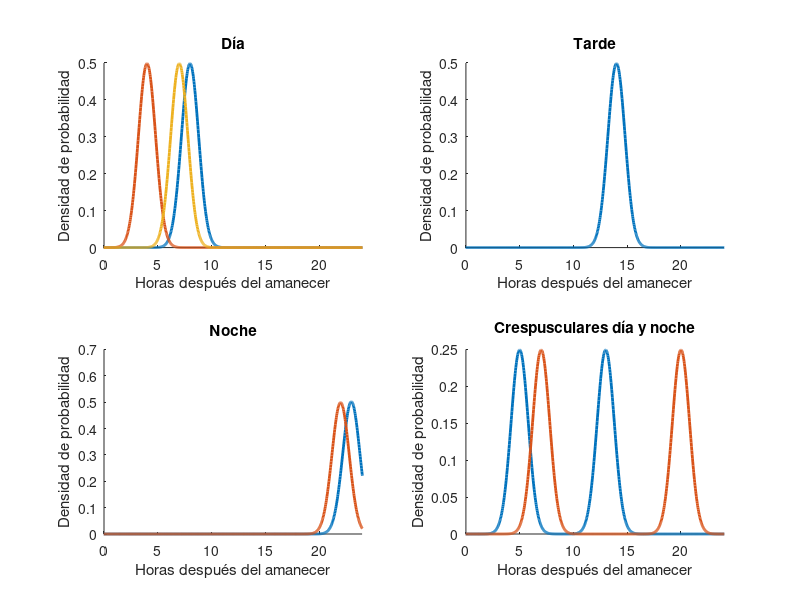
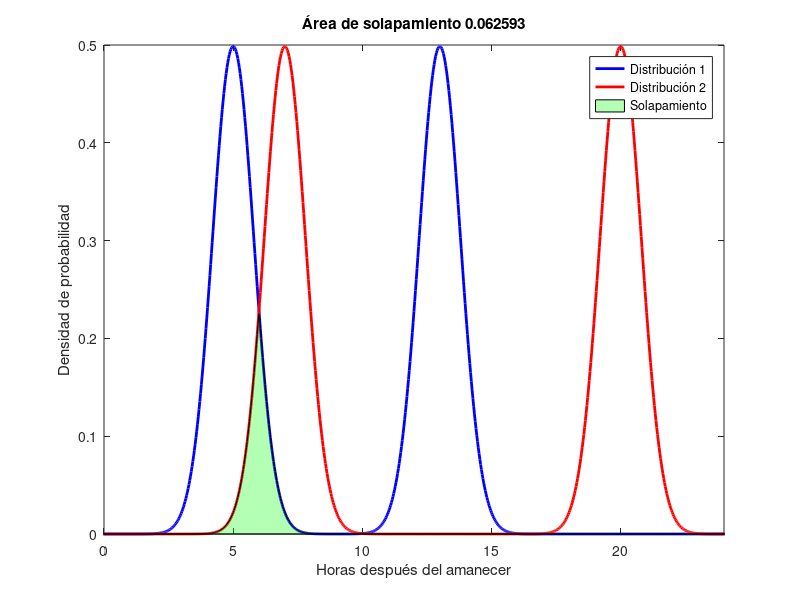
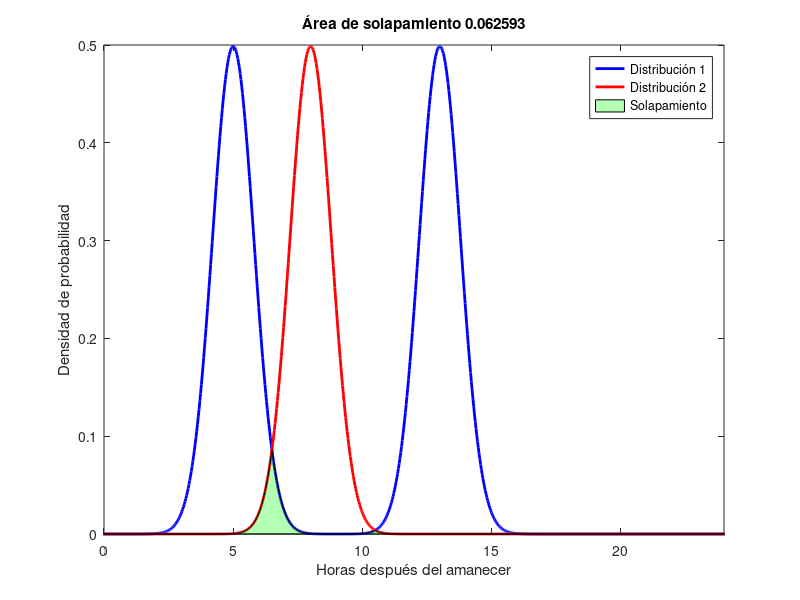

Write the MATLAB code that produced these figures, in order.
close all;
clear all;
clc;

n_crepusculares = 2; % número de especies que cantan de día y noche
n_dia = 3+n_crepusculares;  % número de especies que cantan de día
n_noche = 2+n_crepusculares; % número de especies que cantan de noche
n_tarde = 1; % número de especies que cantan de tarde
S=n_dia+n_noche-n_crepusculares+n_tarde; %número total de especies 

min_valor_dia = 1;  % Valor mínimo del rango día
max_valor_dia = 8;  % Valor máximo del rango día

min_valor_tarde = 9;  % Valor mínimo del rango tarde
max_valor_tarde = 16;  % Valor máximo del rango tarde

min_valor_noche = 10;  % Valor mínimo del rango noche
max_valor_noche = 24;  % Valor máximo del rango noche

medias_dia= randi([min_valor_dia, max_valor_dia], 1, n_dia);
medias_tarde= randi([min_valor_tarde, max_valor_tarde], 1, n_tarde);
medias_noche= randi([min_valor_noche, max_valor_noche], 1, n_noche);

%rango de horas desde la salida del sol
x= linspace(-5, 25, 1000);

indiceDivision = n_crepusculares;  % Índice de división
medias_crepusculares_dia = medias_dia(1:indiceDivision);  % valor medias de día para aves que cantan de día y noche
medias_diaa = medias_dia(indiceDivision+1:end);  % valor de medias para aves que cantan sólo de día 

medias_crepusculares_noche = medias_noche(1:indiceDivision);  % valor medias de noche para aves que cantan de día y noche
medias_nochee = medias_noche(indiceDivision+1:end);  % valor de medias para aves que cantan sólo de noche 

for i=1:n_crepusculares
crep_dn(i,:)= normpdf(x,medias_crepusculares_dia(i), 0.8) + normpdf(x,medias_crepusculares_noche(i), 0.8);
trap_dn(i,:)=trapz(x, crep_dn(i,:));
crep_dn_estand(i,:)=crep_dn(i,:)/trap_dn(i,:);
end


for j=1:length(medias_diaa)
crep_d(j,:)= normpdf(x,medias_diaa(j) , 0.8);
trap_d(j,:) =trapz(x, crep_d(j,:));
crep_d_estand(j,:)=crep_d(j,:)/trap_d(j,:);
end

for k=1:length(medias_nochee)
crep_n(k,:)= normpdf(x,medias_nochee(k) , 0.8);
trap_n(k,:) =trapz(x, crep_n(k,:));
crep_n_estand(k,:)=crep_n(k,:)/trap_n(k,:);
end


for l=1:n_tarde
crep_t(l,:)= normpdf(x,medias_tarde(l) , 0.8);
trap_t(l,:) =trapz(x, crep_t(l,:));
crep_t_estand(l,:)=crep_t(l,:)/trap_t(l,:);
end

%CALCULO DE SOLAPAMIENTO ENTRE ESPECIES (estos podrían ser los coeficientes de competencia)

D=[crep_dn_estand ;crep_d_estand ; crep_n_estand ; crep_t_estand]; %todas las distribuciones

for n=1:S;
    for m=1:S;
if n==m
    a(n,m)= 0;
else
    a(n,m)= trapz(x,min(D(n,:),D(m,:)));
end
    end
end




figure %grafica de distribuciones de día
subplot(2, 2, 1);
for g1=1:length(medias_diaa)
hold on 
plot(x, crep_d_estand(g1,:), 'LineWidth', 2);
xlabel('Horas después del amanecer');
ylabel('Densidad de probabilidad');
xlim([0, 24]);
title('Día')
end

subplot(2, 2, 2) %gráfica distribuciones de tarde
for g4=1:n_tarde
hold on 
plot(x, crep_t_estand(g4,:), 'LineWidth', 2);
xlabel('Horas después del amanecer');
ylabel('Densidad de probabilidad');
xlim([0, 24]);
title('Tarde')
end


subplot(2, 2, 3)%gráfica distribuciones de noche 
for g3=1:length(medias_nochee)
hold on 
plot(x, crep_n_estand(g3,:), 'LineWidth', 2);
xlabel('Horas después del amanecer');
ylabel('Densidad de probabilidad');
xlim([0, 24]);
title('Noche')
end

subplot(2, 2, 4) %gráfica distribuciones de día y noche
for g2=1:n_crepusculares
hold on 
plot(x, crep_dn_estand(g2,:),'LineWidth', 2);
xlabel('Horas después del amanecer');
ylabel('Densidad de probabilidad');
xlim([0, 24]);
title('Crespusculares día y noche')
end

figure
plot(x, crep_dn(1,:), 'b', 'LineWidth', 2);
hold on;
plot(x,crep_dn(2,:), 'r', 'LineWidth', 2);
fill(x, min(crep_dn(1,:),crep_dn(2,:)), 'g', 'FaceAlpha', 0.3);
hold off;
% Etiquetas y leyenda
xlabel('Horas después del amanecer');
ylabel('Densidad de probabilidad');
legend('Distribución 1', 'Distribución 2', 'Solapamiento');
xlim([0, 24]);
% Mostrar el área calculada en el título del gráfico
title(['Área de solapamiento ', num2str(trapz(x, min(crep_dn(1,:),crep_d(1,:))))])


figure
plot(x, crep_dn(1,:), 'b', 'LineWidth', 2);
hold on;
plot(x,crep_d(1,:), 'r', 'LineWidth', 2);
fill(x, min(crep_dn(1,:),crep_d(1,:)), 'g', 'FaceAlpha', 0.3);
hold off;
% Etiquetas y leyenda
xlabel('Horas después del amanecer');
ylabel('Densidad de probabilidad');
legend('Distribución 1', 'Distribución 2', 'Solapamiento');
xlim([0, 24]);
% Mostrar el área calculada en el título del gráfico
title(['Área de solapamiento ', num2str(trapz(x, min(crep_dn(1,:),crep_d(1,:))))])





%Ecuaciones

% Parámetros del modelo
r = rand(1,S); % Tasas de crecimiento intrínseco de cada especie
K = 300.*rand(1,S); % Capacidades de carga de cada especie
NF = zeros(1,S);
